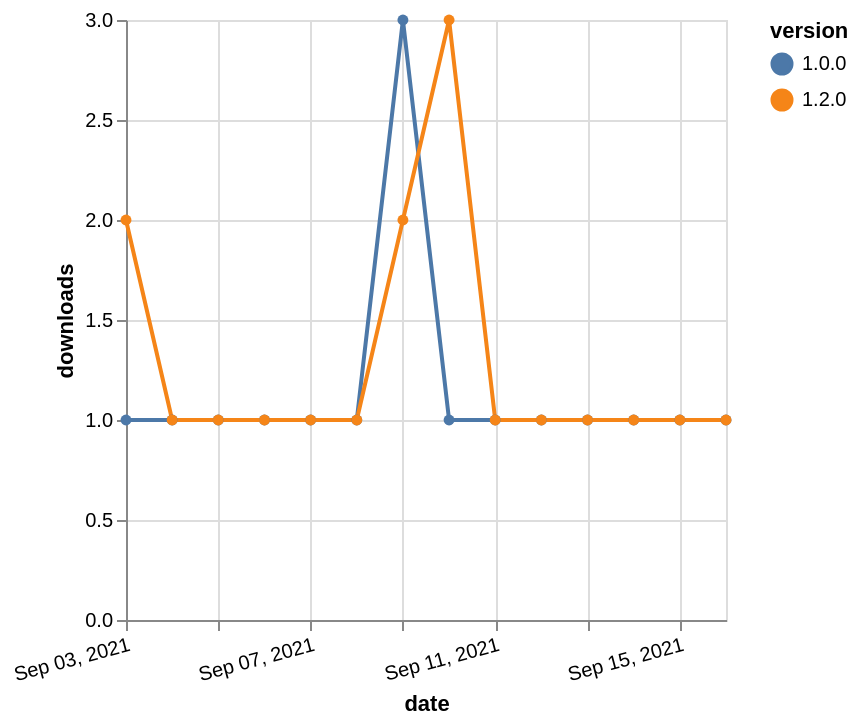

Write a Vega-Lite specification for this figure.
### Vega-Lite specification from a JSON file in a GitHub repository (floating-point values rounded to 4 significant figures)
{"$schema": "https://vega.github.io/schema/vega-lite/v5.json", "description": "A simple bar chart with embedded data.", "data": {"values": [{"date": "2021-09-03", "total": 188, "delta": 1, "version": "1.0.0"}, {"date": "2021-09-04", "total": 189, "delta": 1, "version": "1.0.0"}, {"date": "2021-09-05", "total": 190, "delta": 1, "version": "1.0.0"}, {"date": "2021-09-06", "total": 191, "delta": 1, "version": "1.0.0"}, {"date": "2021-09-07", "total": 192, "delta": 1, "version": "1.0.0"}, {"date": "2021-09-08", "total": 193, "delta": 1, "version": "1.0.0"}, {"date": "2021-09-09", "total": 196, "delta": 3, "version": "1.0.0"}, {"date": "2021-09-10", "total": 197, "delta": 1, "version": "1.0.0"}, {"date": "2021-09-11", "total": 198, "delta": 1, "version": "1.0.0"}, {"date": "2021-09-12", "total": 199, "delta": 1, "version": "1.0.0"}, {"date": "2021-09-13", "total": 200, "delta": 1, "version": "1.0.0"}, {"date": "2021-09-14", "total": 201, "delta": 1, "version": "1.0.0"}, {"date": "2021-09-15", "total": 202, "delta": 1, "version": "1.0.0"}, {"date": "2021-09-16", "total": 203, "delta": 1, "version": "1.0.0"}, {"date": "2021-09-03", "total": 119, "delta": 2, "version": "1.2.0"}, {"date": "2021-09-04", "total": 120, "delta": 1, "version": "1.2.0"}, {"date": "2021-09-05", "total": 121, "delta": 1, "version": "1.2.0"}, {"date": "2021-09-06", "total": 122, "delta": 1, "version": "1.2.0"}, {"date": "2021-09-07", "total": 123, "delta": 1, "version": "1.2.0"}, {"date": "2021-09-08", "total": 124, "delta": 1, "version": "1.2.0"}, {"date": "2021-09-09", "total": 126, "delta": 2, "version": "1.2.0"}, {"date": "2021-09-10", "total": 129, "delta": 3, "version": "1.2.0"}, {"date": "2021-09-11", "total": 130, "delta": 1, "version": "1.2.0"}, {"date": "2021-09-12", "total": 131, "delta": 1, "version": "1.2.0"}, {"date": "2021-09-13", "total": 132, "delta": 1, "version": "1.2.0"}, {"date": "2021-09-14", "total": 133, "delta": 1, "version": "1.2.0"}, {"date": "2021-09-15", "total": 134, "delta": 1, "version": "1.2.0"}, {"date": "2021-09-16", "total": 135, "delta": 1, "version": "1.2.0"}]}, "width": "container", "mark": {"type": "line", "point": {"filled": true}}, "encoding": {"x": {"field": "date", "type": "temporal", "timeUnit": "yearmonthdate", "title": "date", "axis": {"labelAngle": -15}}, "y": {"field": "delta", "type": "quantitative", "title": "downloads"}, "color": {"field": "version", "type": "nominal"}, "tooltip": {"field": "delta"}}}
